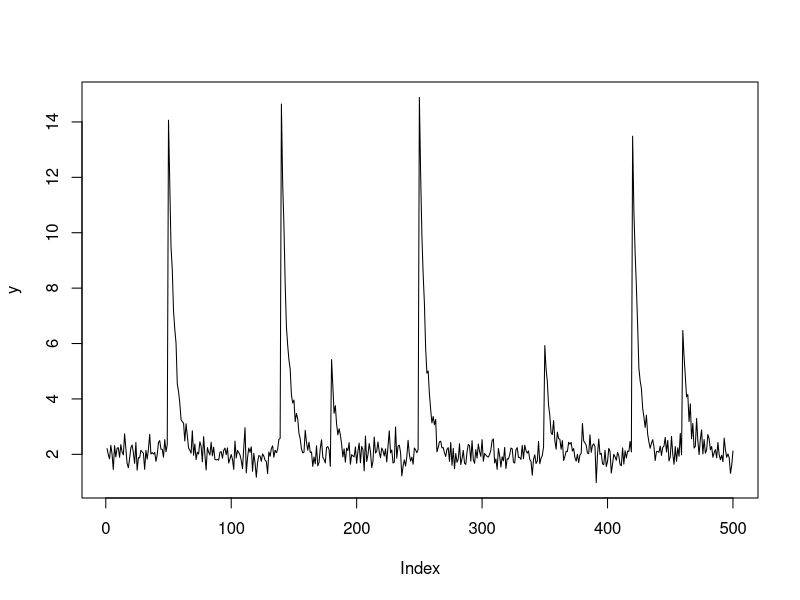

Recreate this plot in R. (Note: this script raises an error after producing the figure.)


library(truncnorm)

# data <- read.csv("data.csv", header = FALSE)
# str(data)
# head(data)
# plot(1:nrow(data), data$V1, type = "l")
# plot(1:length(data$V1[22000:28000]), data$V1[22000:28000], type = "l")
# y = data$V1[22000:28000]

## mixture ##
sim_data <- function(n, lambda, time_spike, b, gamma, prob, par)
{
  c = rep(0,n)
  s = rep(0,n)
  A = rep(0,n)
  s[time_spike] = 1
  
  k <- sample(1:length(prob), sum(s), prob, replace = TRUE)
  A[time_spike] <- rnorm(sum(s), par[k], 0.8)
  
  for(i in 2:n)
  {
    c[i] = gamma * c[i-1] + A[i] * s[i]
  }
  return(list("y" = b + c + rnorm(n, 0, 1/sqrt(lambda)), "c" = c, "s" = s, "A" = A, "k" = k))
}

data <- sim_data(n = 1000, lambda = 10, time_spike = c(100, 150, 400, 500, 700, 300, 600,850), 
                 gamma = 0.8, b = 2,
                 prob = c(0.1, 0.7, 0.2), par = c(0.6, 1, 2))

data <- sim_data(n = 500, lambda = 10, time_spike = c(50,140,180,250,350,420,460), 
                 gamma = 0.8, b = 2,
                 prob = c(0.4, 0.6), par = c(4, 12))

y = data$y 
plot(y, type = "l", main = "")

data$k
data$A[data$A>0]


loglik <- function(y, cc, c_0, s, A, clus, b, gamma, lambda)
{
  n = length(y)
  sum(dnorm(y, mean = b + gamma * c(c_0, cc[1:(n-1)]) + A[clus] * s, sd = 1/sqrt(lambda), log = TRUE))
}


#logprior_A <- function(A, hyp_A1, hyp_A2) dgamma(A, hyp_A1, hyp_A2, log = TRUE)
# modificare!!!

logprior_gamma <- function(gamma, hyp_gamma1, hyp_gamma2) dbeta(gamma, hyp_gamma1, hyp_gamma2, log = TRUE)
logprior_b_lambda <- function(b, lambda, hyp_b1, hyp_b2, hyp_lambda1, hyp_lambda2)
{
  dnorm(b, mean = hyp_b1, sd = 1 / sqrt(hyp_b2 * lambda), log = TRUE) + dgamma(lambda, hyp_lambda1, hyp_lambda2, log = TRUE)
}

logpost <- function(y, cc, c_0, s, A, b, gamma, lambda, 
                    hyp_A1, hyp_A2, hyp_gamma1, hyp_gamma2, 
                    hyp_lambda1, hyp_lambda2, hyp_b1, hyp_b2)
{
  loglik(y, cc, c_0, s, A, b, gamma, lambda) + logprior_A(A, hyp_A1, hyp_A2) + 
    logprior_gamma(gamma, hyp_gamma1, hyp_gamma2) + 
    logprior_b_lambda(b, lambda, hyp_b1, hyp_b2, hyp_lambda1, hyp_lambda2)
}



#---------------------# #---------------------# #---------------------# #---------------------# 
#---------------------# #---------------------# #---------------------# #---------------------# 

marg <- function(y, b, c, gamma, s, sigma2, psi2)
{
  2 * dnorm(y, mean = b + gamma * c, sd = sqrt(psi2 + sigma2)) * 
    (1 - pnorm(0, mean = psi2 / (sigma2 + psi2) * (y-b-gamma*c), sd = sqrt(sigma2 * psi2 / (sigma2 + psi2)) ) )
}


gamma_start = 0.8; b_start = 2
A_start = 5; tau2 = 0.0001
lambda_start = 10
c0 = 0; p = 0.005; xi = 1
hyp_A1 = 3; hyp_A2 = 1; hyp_gamma1 = 5; hyp_gamma2 = 2
hyp_lambda1 = 10; hyp_lambda2 = 1; hyp_b1 = 1; hyp_b2 = 1
psi2 = 2

nrep=50
gibbs_calcium <- function(nrep, y,
                          gamma_start = 0.8,  b_start = 2, A_start = 5,
                          tau2 = 0.0001, lambda_start = 10, c0 = 0,
                          p = 0.005, 
                          xi = 1, psi2 = 2,
                          hyp_A1 = 3, hyp_A2 = 1, hyp_gamma1 = 5, hyp_gamma2 = 2,
                          hyp_lambda1 = 10, hyp_lambda2 = 1, hyp_b1 = 1, hyp_b2 = 1,
                          eps_gamma, eps_A)
{
  n = length(y)
  # creo matrici di output
  out_c = matrix(NA, nrep, n+1)
  out_s = matrix(NA, nrep, n)
  out_p1 = matrix(NA, nrep, n)
  out_p0 = matrix(NA, nrep, n)
  out_A = matrix(NA, nrep, n) # contiene i valori A1,...,Ak
  out_b = rep(NA, nrep)
  out_gamma = rep(NA, nrep) 
  out_lambda = rep(NA, nrep)
  
  filter_mean = numeric(n)
  filter_var = numeric(n)
  
  cluster = matrix(0, nrep, n) 
  
  # inizializzazione dei parametri
  out_c[1,] = 0
  out_c[,1] = c0
  out_s[1,] = 0
  out_A[1,1] = A_start
  out_b[1] = b_start
  out_gamma[1] = gamma_start
  out_lambda[1] = lambda_start
  
  cluster[1,] = 1 # vettore di lunghezza n con il cluster Zj
  AA = rep(A_start, n) # contiene un vettore di lunghezza n che vale o 0 o A_Zj
  
  #out_s[1,c(50,140,180,250,350,420,460)] = 1
  
  
  for(i in 1:(nrep-1))
  {
    sigma2 = 1/out_lambda[i]

    # sampling di c
    filter_mean[1] = (sigma2 * (out_b[i] + out_gamma[i] * out_c[i,1] + AA[1]*out_s[i,1] ) + tau2 * y[1]) / (tau2 + sigma2)
    filter_var[1] = tau2 * sigma2 / (tau2 + sigma2)
    
    for(j in 2:n)
    {
      filter_mean[j] = (sigma2 * (out_gamma[i] * filter_mean[j-1] + AA[j] * out_s[i,j] ) + 
                          (filter_var[j-1] + tau2) * y[j]) / (filter_var[j-1] + tau2 + sigma2)
      filter_var[j] = ((filter_var[j-1] + tau2) * sigma2) / (filter_var[j-1] + tau2 + sigma2)
    }
    out_c[i+1,n+1] = rnorm(1, filter_mean[n], filter_var[n])
    
    for(j in (n-1):1)
    {
      back_mean = filter_mean[j] + out_gamma[i] * filter_var[j]/(filter_var[j] + tau2) * 
        (out_c[i+1,j+2] - out_gamma[i] * filter_mean[j] - AA[j] * out_s[i,j])
      back_var = filter_var[j] - out_gamma[i]^2 * filter_var[j]^2 / (filter_var[j] + tau2)
      out_c[i+1,j+1] = rnorm(1, back_mean, back_var)
    }
    
    # sampling di lambda (precision)
    z = y - out_gamma[i] * out_c[i+1,1:n] - AA * out_s[i,]
    ssum = sum((z - mean(z))^2)
    out_lambda[i+1] = rgamma(1, hyp_lambda1 + n/2, 
                             hyp_lambda2 + .5 * ssum + .5 * n * hyp_b2 / (n + hyp_b2) * (mean(z) - hyp_b1)^2 )

    # sampling di b
    out_b[i+1] = rnorm(1, mean = (n * mean(z) + hyp_b2 * hyp_b1) / (n + hyp_b2),
                       sd = 1/ sqrt((n + hyp_b2) * out_lambda[i+1]) )
    #out_b[i+1] = out_b[i]
    
    # # MH per gamma: random walk
    oldgamma = out_gamma[i] # <<<- modificare prior su A
    # newgamma = oldgamma + runif(1, -eps_gamma, eps_gamma)
    # alpha = exp( logpost(y = y, cc = out_c[i+1,], c_0 = c0, s = out_s[i+1,],
    #                      A = out_A[i], gamma = newgamma, 
    #                      b = out_b[i+1], lambda = out_lambda[i+1],
    #                      hyp_A1 = hyp_A1, hyp_A2 = hyp_A2, 
    #                      hyp_gamma1 = hyp_gamma1, hyp_gamma2 = hyp_gamma2, 
    #                      hyp_lambda1 = hyp_lambda1, hyp_lambda2 = hyp_lambda2, 
    #                      hyp_b1 = hyp_b1, hyp_b2 = hyp_b2) -
    #               logpost(y = y, cc = out_c[i+1,], c_0 = c0, s = out_s[i+1,],
    #                       A = out_A[i], gamma = oldgamma, 
    #                       b = out_b[i+1], lambda = out_lambda[i+1],
    #                       hyp_A1 = hyp_A1, hyp_A2 = hyp_A2, 
    #                       hyp_gamma1 = hyp_gamma1, hyp_gamma2 = hyp_gamma2, 
    #                       hyp_lambda1 = hyp_lambda1, hyp_lambda2 = hyp_lambda2, 
    #                       hyp_b1 = hyp_b1, hyp_b2 = hyp_b2) )
    # if(runif(1) < alpha) oldgamma = newgamma
    out_gamma[i+1] = oldgamma
    
    # sampling di s
    out_p1[i+1,] = exp(-.5 / sigma2 * (y - out_b[i] - out_gamma[i] * out_c[i,1:n] - AA)^2 ) * p
    out_p0[i+1,] = exp(-.5 / sigma2 * (y - out_b[i] - out_gamma[i] * out_c[i,1:n])^2 ) * (1-p)
    out_s[i+1,] = apply(cbind(out_p0[i+1,], out_p1[i+1,]), 1, function(x) sample(c(0,1), 1, prob = x))
    
    cluster[i+1,] = cluster[i,]
    cluster[i+1,][out_s[i+1,] == 0] = 0
    out_A[i+1,] = out_A[i,]
    
    # sampling del cluster 
    for(j in 1:sum(out_s[i+1,]>0))
    {
      # sampling del cluster
      clus_tmp = cluster[i+1,out_s[i+1,]>0]
      clus_tmp[j] = NA

      out_A[i+1, 1:(length(unique(clus_tmp[!is.na(clus_tmp) & clus_tmp>0])))] = out_A[i+1, sort(unique(clus_tmp[!is.na(clus_tmp) & clus_tmp>0])) ]
      
      
      clus_tmp[!is.na(clus_tmp) & clus_tmp>0] = as.numeric( factor( clus_tmp[!is.na(clus_tmp) & clus_tmp>0], 
                                                                    labels = 1:(length(unique(clus_tmp[clus_tmp>0]))-1) ) )
      
      nj = sapply(sort(unique(clus_tmp[!is.na(clus_tmp) & clus_tmp>0])), function(x) sum(clus_tmp[-j][clus_tmp[-j]>0] == x))
      prob_c = sapply(sort(unique(clus_tmp[-j][clus_tmp[-j]>0])), 
                      function(x) dnorm(y[out_s[i+1,]>0][j], mean = out_b[i+1] + out_gamma[i+1] * out_c[i+1,j] + out_A[i+1,x], 
                                        sd = sqrt(sigma2)) ) * nj / (n-1+xi)
    
      prob_new = xi / (n-1+xi) * marg(y = y[out_s[i+1,]>0][j], b = out_b[i+1], c = out_c[i+1,j], gamma = out_gamma[i+1], 
                                      s = out_s[i+1,j], sigma2 = sigma2, psi2 = 1)
      
      clus_tmp[j] = sample( 1:(max(unique(clus_tmp[-j][clus_tmp[-j]>0]))+1), 1, prob = c(prob_c, prob_new) )
      
      cluster[i+1, out_s[i+1,]>0] = clus_tmp
      if(clus_tmp[j] == max(unique(clus_tmp[-j][clus_tmp[-j]>0]))+1) 
        {out_A[i+1,clus_tmp[j]] = rtruncnorm( 1, 
                                                a = 0, b = Inf, 
                                                mean = psi2 * (y[out_s[i+1,]>0][j] - out_b[i+1] - out_gamma[i+1] * out_c[i+1, j]) / (psi2 + sigma2),
                                                sd = sqrt(sigma2 * psi2 / (psi2 + sigma2) ) ) }
      
    }
    
    # sampling di A
    out_A[i+1,] = NA
    nj = sapply(sort(unique(cluster[i+1,out_s[i+1,]>0])), function(x) sum(cluster[i+1,out_s[i+1,]>0] == x))
    sumj = sapply(sort(unique(cluster[i+1,out_s[i+1,]>0])), 
                  function(x) sum(y[cluster[i+1,] == x] - out_b[i+1] - out_gamma[i+1] * out_c[i+1, cluster[i+1,] == x]) )
    out_A[i+1, 1:length(unique(cluster[i+1,out_s[i+1,]>0]))] = rtruncnorm( length(unique(cluster[i+1,out_s[i+1,]>0])), 
                                                                           a = 0, b = Inf, mean = psi2 * sumj / (nj * psi2 + sigma2), 
                                                                           sd = sqrt(sigma2 * psi2 / (nj*psi2 + sigma2) ) )

    AA[out_s[i+1,]==1] = out_A[i+1, cluster[i+1, out_s[i+1,]==1]]
    for(j in which(out_s[i+1,]==0))
    {
      clus_tmp = c(NA, cluster[i+1, out_s[i+1,]==1])

      nj = sapply(sort(unique(clus_tmp[-1])), function(x) sum(clus_tmp[-1] == x))
      prob_c = sapply(sort(unique(clus_tmp[-1])),
                      function(x) dnorm(y[j], mean = out_b[i+1] + out_gamma[i+1] * out_c[i+1,j] + out_A[i+1,x], 
                                        sd = sqrt(sigma2)) ) * nj / (n-1+xi)

      # prob_new = xi / (n-1+xi) * marg(y = y[j], b = out_b[i+1], c = out_c[i+1,j], gamma = out_gamma[i+1],
      #                                 s = out_s[i+1,j], sigma2 = sigma2, psi2 = 1)

      clus_tmp[1] = sample(1:(max(unique(clus_tmp[-1][clus_tmp[-1]>0]))), 1, prob = c(prob_c) )
      AA[j] = out_A[i+1, clus_tmp[1]]
      
      # sampling di A
      # if(clus_tmp[1] == max(unique(clus_tmp[-1])+1) )
      # AA[j] = rtruncnorm( 1, a = 0, b = Inf,
      #                      mean = psi2 * (y[j] - out_b[i+1] - out_gamma[i+1] * out_c[i+1, j]) / (psi2 + sigma2),
      #                       sd = sqrt(sigma2 * psi2 / (psi2 + sigma2) ) ) 
    }
    
    
    
  }
  return(list(c = out_c, s = out_s, lambda = out_lambda, A = out_A, gamma = out_gamma, b = out_b, clus = cluster))
}




nrep = 1000
start <- Sys.time()
prova <- gibbs_calcium(nrep = nrep, y = y, 
                       lambda_start = 10, b_start = 0,
                       gamma_start = 0.8, A_start = 3,
                       eps_gamma = 0.05, 
                       eps_A = 0.17)
end <- Sys.time()
end - start
str(prova)

n = length(y)
burnin = 1:500
plot(1:nrep, prova$lambda, type = "l", main = "lambda")
lines(1:nrep, cumsum(prova$lambda)/1:nrep, col = 2)
#abline(h=10, col = "blue")

plot(1:nrep, prova$b, type = "l", main = "b")
lines(1:nrep, cumsum(prova$b)/1:nrep, col = 2)
abline(h=2, col = "blue")

plot(1:nrep, prova$gamma, type = "l", main = "gamma")
lines(1:nrep, cumsum(prova$gamma)/1:nrep, col = 2)
abline(h=0.8, col = "blue")


apply(prova$A, 2, function(x) sum(!is.na(x)))
plot(1:nrep, prova$A[,1], type = "l", main = "A")
lines(1:nrep, cumsum(prova$A[,1])/1:nrep, col = 2)

plot(1:nrep, prova$A[,2], type = "l", main = "A")
lines(1:nrep, cumsum(prova$A[,2])/1:nrep, col = 2)

plot(1:n, y, type = "l")
AA = matrix(0,nrep,n)
AA[prova$clus>0] = prova$A[prova$clus[prova$clus>0]]
lines(1:n, mean(prova$b[-burnin]) + mean(prova$gamma[-burnin]) * colMeans(prova$c[-burnin,1:n]) + 
        colMeans(prova$s[-burnin,] * AA[-burnin,]),
     col = 2)



n = length(y)
plot(1:n, y, type = "l")
lines(1:n, colMeans(prova$c[-burnin,1:n]) + mean(prova$b[-burnin]), col = "blue", lty = 2)


which(colMeans(prova$s[-burnin,])>0.5)
#c(50,140,180,250,350,420,460)
